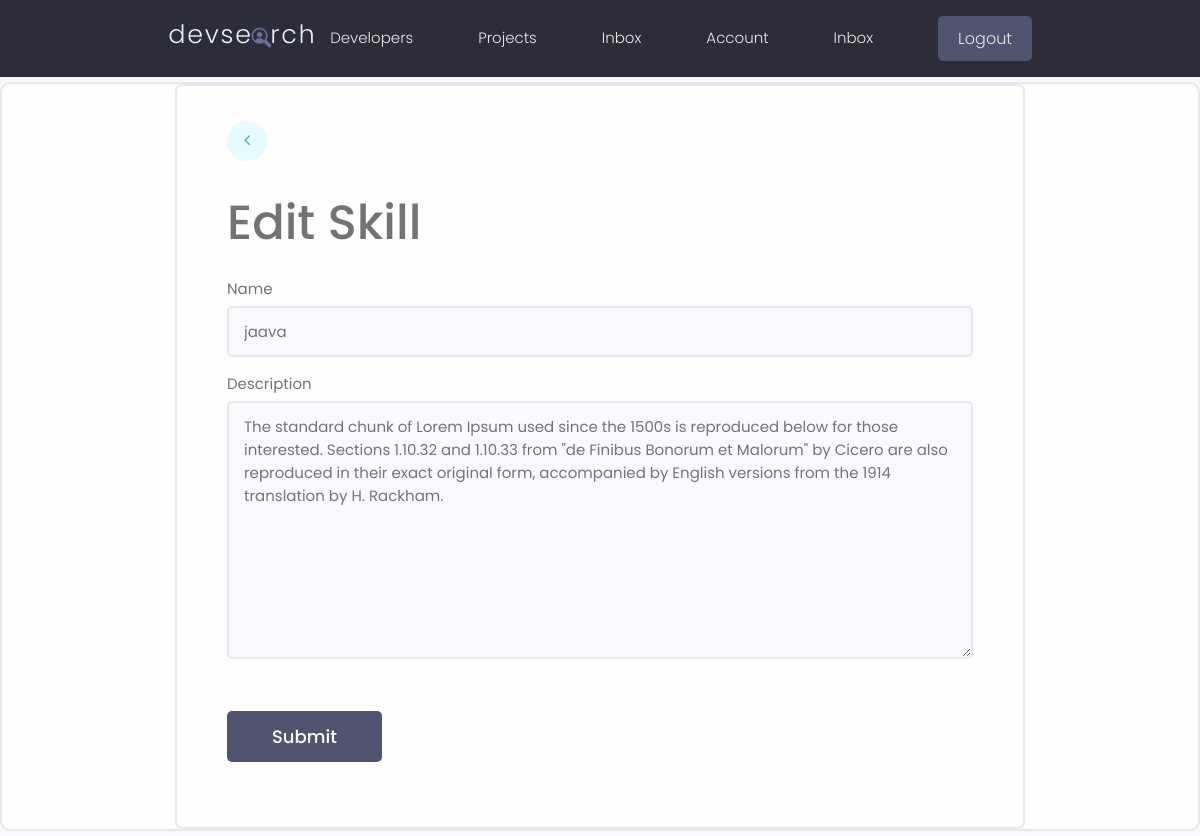
/update-skill/c2655b2befa845a594881f19da7a9e8f/ (signed in), run on the app's committed database.
### users/models.py (models this page shows, shortened)
class Skill(models.Model):
      owner = models.ForeignKey(Profile,on_delete=models.CASCADE,
                  null=True, blank=True)
      id = models.UUIDField(unique=True,
                  default=uuid.uuid4,primary_key=True,editable=False)
      name = models.CharField(max_length=100 , null=True, blank=True)
      description = models.TextField(max_length=1000 , null=True, blank=True)
      created = models.DateTimeField(auto_now_add=True)

### users/views.py (the view)
# urls.py: path('update-skill/<str:pk>/',views.updateSkill, name='updateskill'),
@login_required(login_url ='login')
def updateSkill(request, pk):
      page = "update"
      profile = request.user.profile
      skill = profile.skill_set.get(id=pk)
      form = SkillForm(instance=skill)
      if request.method == 'POST':
            form = SkillForm(request.POST, instance= skill)
            if form.is_valid():
                  form.save()
                  messages.success(request , 'Skill Updated')
                  return redirect('account')
      context = {"form": form ,'page':page}
      return render(request, 'users/skill_form.html',context)

### users/forms.py
class SkillForm(ModelForm):
      class Meta:
            model = Skill
            fields = "__all__"
            exclude = ["owner"]
      def __init__(self,*args, **kwargs):
            super(SkillForm, self).__init__(*args,**kwargs)
            for name , field in self.fields.items():
                  field.widget.attrs.update(
                        {
                              'class':"input input--text" ,
                               'id':"formInput#text" ,
                        }
                  )

### users/templates/users/skill_form.html (shortened to what this page needs)
{% extends "base.html" %}
{% load static %}
{% block content %}
<main class="formPage my-xl card">
      <div class="content-box">
          <div class="formWrapper">
              <a class="backButton" href="{% url 'account'  %}"><i class="fa fa-angle-left"></i></a>
              <br>
              {%if page == 'update'%}
              <h1>Edit Skill </h1>
              {% else %}
              <h1>Create Skill </h1>
              {% endif %}
              <form  method="POST">
                  {% for field in form %}
                        <div class="form__field">
                              <label for="formInput#text">{{field.label}} </label>
                              {{field}}
                              </div>
                  {% endfor %}
                  <input class="btn btn--sub btn--lg  my-md" type="submit" value="Submit" />
            </form>
          </div>
      </div>
  </main>
{% endblock content %}

### static/styles/app.css (style rules this page uses)
:root { --color-sub: #2d2d39; }
.btn--sub { background-color: var(--color-sub-light); }
.card { border: 2px solid var(--color-light); }
.content-box { width: 95%; max-width: 85rem; margin: 0 auto; }
.backButton { background: var(--color-main-light); color: var(--color-main); width: 4rem; height: 4rem; display: flex; align-items: center; justify-content: center; border-radius: 50%; }
.backButton i { font-size: 1.8rem; }
.formPage .formWrapper { list-style: none; background: var(--color-white); padding: 3.5rem 5rem; border: 2px solid var(--color-light); border-radius: 0.7rem; }

### static/uikit/styles/modules/_variables.css (style rules this page uses)
:root { --color-main: #5aa5b9; --color-main-light: #e6faff; --color-sub: #3f4156; --color-sub-light: #51546e; --color-sub-lighter: #ededfd; --color-text: #737373; --color-gray: #8b8b8b; --color-light: #e5e7eb; --color-light-gray: #767676; --color-bg: #f8fafd; --color-white: #fffefd; --color-white-light: #f3f3f3; --color-success: #359e64; --color-success-bg: #def8e8; --color-error: #fc4b0b; --color-error-bg: #fff2ee; --font-base: 'Poppins', arial, helvetica, 'Segoe UI', roboto, ubuntu, sans-serif; --font-monospace: 'Fira Code', 'Courier New', courier, monospace; --font-regular: 300; --font-medium: 500; --font-bold: 700; --generic-shadow: 1px 1px 5px #00000010; --generic-transition: all 0.3s ease-in-out; }

### static/uikit/styles/modules/_base.css (style rules this page uses)
* { margin: 0; padding: 0; box-sizing: border-box; text-rendering: optimizeLegibility; color: inherit; font-size: inherit; }
html { font-size: 50%; }
@media only screen and (min-width: 480px) { html { font-size: 56.25%; } }
@media only screen and (min-width: 1200px) { html { font-size: 62.5%; } }
body { line-height: 1.6; font-weight: 400; font-size: 1.5rem; color: var(--color-text); background-color: var(--color-bg); min-height: 100vh; }

### static/uikit/styles/modules/_typography.css (style rules this page uses)
* { font-family: var(--font-base); }
h1 { font-size: 4.8rem; font-weight: var(--font-medium); }
a { padding-bottom: 2px; text-decoration: none; display: inline-block; color: var(--color-main); font-weight: var(--font-medium); }

### static/uikit/styles/modules/_utilities.css (style rules this page uses)
.my-md { margin: 3rem auto; }
.my-xl { margin: 8rem auto; }

### static/uikit/styles/modules/_button.css (style rules this page uses)
.btn { display: inline-block; position: relative; cursor: pointer; background-color: var(--color-light); font-weight: var(--font-medium); color: var(--color-sub); text-decoration: none; padding: 1rem 2rem; border-radius: 0.5rem; border: none; width: -webkit-fit-content; width: -moz-fit-content; width: fit-content; height: -webkit-fit-content; height: -moz-fit-content; height: fit-content; font-size: 1.6rem; outline-width: 0; outline-color: transparent; -webkit-backface-visibility: hidden; backface-visibility: hidden; transition: all 0.3s ease-in-out; }
.btn--sub { background-color: var(--color-sub); color: var(--color-white); }
.btn--lg { font-size: 1.8rem; padding: 1.2rem 4.5rem; }

### static/uikit/styles/modules/_card.css (style rules this page uses)
.card { border-radius: 1rem; background-color: var(--color-white); border: 1.5px solid var(--color-light); width: auto; height: auto; margin-top: 0.5rem; margin-bottom: 0.5rem; overflow: hidden; }

### static/uikit/styles/modules/_form.css (style rules this page uses)
.form__field { margin-top: 1.5rem; margin-bottom: 1.5rem; }
.form__label, .form__field > label { display: block; margin-bottom: 0.5rem; color: var(--color-text); }
input.input[type='text'], input.input[type='email'], input.input[type='password'], input.input[type='number'], textarea.input { min-width: 24rem; width: 100%; padding: 1.2rem 1.5rem; border-radius: 0.5rem; border: 2px solid var(--color-light); transition: all 0.3s ease-in-out; background-color: var(--color-bg); }

### data on the page
Skill: form "jaava" "The standard chunk of Lorem Ipsum used since the 1500s is reproduced below for those interested. Sections 1.10.32 and 1.10.33 from \"de Finibus Bonorum et Malorum\" by Cicero are also reproduced in their exact original form, accompanied by English versions from the 1914 translation by H. Rackham."

### other printed values
{{ field.label }} "Name" "Description"
